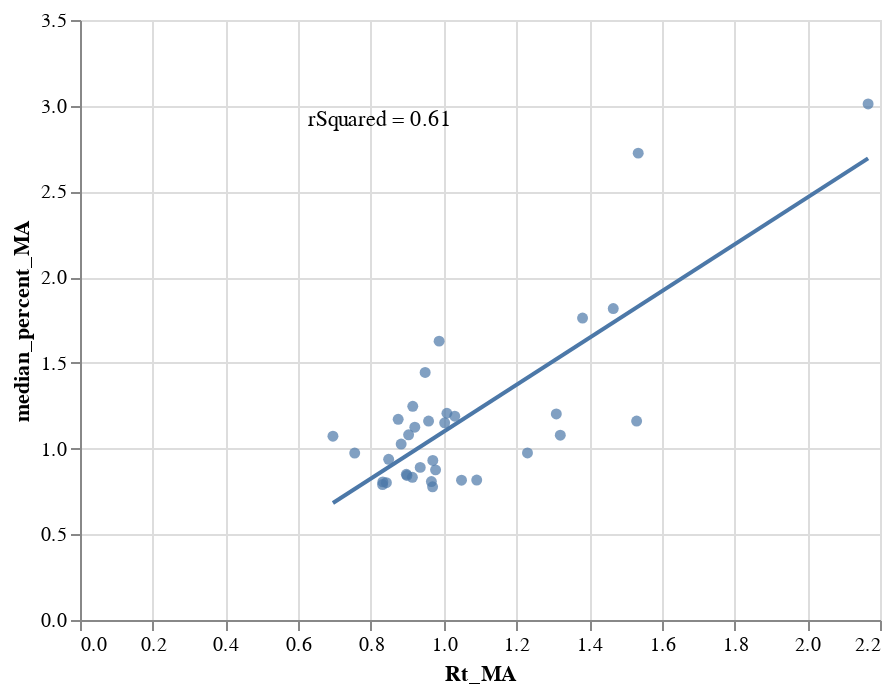

Notebook code cell kept with this figure:
### Code cell
chart = alt.Chart(combinded_ne_and_sims).mark_circle().encode(
        alt.X('Rt_MA'),
        y='median_percent_MA'
)

final = chart + chart.transform_regression('Rt_MA','median_percent_MA').mark_line() + chart.transform_regression('Rt_MA','median_percent_MA', groupby=["sampling"], params = True).mark_text().encode(
    x=alt.value(150),  # pixels from left
    y=alt.value(50),  # pixels from top
    text='params:N',
).transform_calculate(
    params='"rSquared = " + round((datum.rSquared) * 100)/100 ')

final
#chart +text+  chart.transform_regression('log_I','median_Ne_log_MA').mark_line()

### Figure 1 — Vega-Lite specification as saved in the notebook (floating-point values rounded to 4 significant figures)
{"config": {"view": {"continuousWidth": 400, "continuousHeight": 300}}, "layer": [{"mark": "circle", "encoding": {"x": {"field": "Rt_MA", "type": "quantitative"}, "y": {"field": "median_percent_MA", "type": "quantitative"}}}, {"mark": "line", "encoding": {"x": {"field": "Rt_MA", "type": "quantitative"}, "y": {"field": "median_percent_MA", "type": "quantitative"}}, "transform": [{"on": "Rt_MA", "regression": "median_percent_MA"}]}, {"mark": "text", "encoding": {"text": {"field": "params", "type": "nominal"}, "x": {"value": 150}, "y": {"value": 50}}, "transform": [{"on": "Rt_MA", "regression": "median_percent_MA", "groupby": ["sampling"], "params": true}, {"calculate": "\"rSquared = \" + round((datum.rSquared) * 100)/100 ", "as": "params"}]}], "data": {"name": "data-648c5219a71bf6279fd2febb811b256f"}, "$schema": "https://vega.github.io/schema/vega-lite/v4.17.0.json", "datasets": {"data-648c5219a71bf6279fd2febb811b256f": [{"week_time": 1.5, "diff_intro": 1.988, "I": 24.37, "log_I": 3.193, "diff": 27.93, "Rt": 2.167, "Rt_MA": 2.167, "interval": "35", "mean_percent": 6.049, "median_percent": 5.382, "upper_hpd_log_95": 13.84, "lower_hpd_log_95": -0.3578, "upper_hpd_log_50": 6.667, "lower_hpd_log_50": 1.691, "new_interval": 1.5, "mean_percent_MA": 3.261, "median_percent_MA": 3.01, "upper_hpd_log_95_MA": 6.338, "lower_hpd_log_95_MA": 0.6962, "upper_hpd_log_50_MA": 3.537, "lower_hpd_log_50_MA": 1.587}, {"week_time": 2.5, "diff_intro": 1.261, "I": 23.05, "log_I": 3.138, "diff": -2.902, "Rt": 0.9029, "Rt_MA": 1.535, "interval": "34", "mean_percent": 1.816, "median_percent": 1.778, "upper_hpd_log_95": 2.525, "lower_hpd_log_95": 1.156, "upper_hpd_log_50": 1.93, "lower_hpd_log_50": 1.49, "new_interval": 2.5, "mean_percent_MA": 2.923, "median_percent_MA": 2.723, "upper_hpd_log_95_MA": 5.401, "lower_hpd_log_95_MA": 0.8518, "upper_hpd_log_50_MA": 3.153, "lower_hpd_log_50_MA": 1.591}, {"week_time": 3.5, "diff_intro": 2.401, "I": 27.37, "log_I": 3.31, "diff": 8.974, "Rt": 1.329, "Rt_MA": 1.466, "interval": "33", "mean_percent": 1.918, "median_percent": 1.871, "upper_hpd_log_95": 2.643, "lower_hpd_log_95": 1.291, "upper_hpd_log_50": 2.013, "lower_hpd_log_50": 1.58, "new_interval": 3.5, "mean_percent_MA": 1.857, "median_percent_MA": 1.817, "upper_hpd_log_95_MA": 2.54, "lower_hpd_log_95_MA": 1.265, "upper_hpd_log_50_MA": 1.956, "lower_hpd_log_50_MA": 1.547}, {"week_time": 4.5, "diff_intro": 1.715, "I": 29.36, "log_I": 3.38, "diff": 3.657, "Rt": 1.129, "Rt_MA": 1.382, "interval": "32", "mean_percent": 1.908, "median_percent": 1.862, "upper_hpd_log_95": 2.59, "lower_hpd_log_95": 1.319, "upper_hpd_log_50": 2.002, "lower_hpd_log_50": 1.601, "new_interval": 4.5, "mean_percent_MA": 1.797, "median_percent_MA": 1.761, "upper_hpd_log_95_MA": 2.432, "lower_hpd_log_95_MA": 1.26, "upper_hpd_log_50_MA": 1.891, "lower_hpd_log_50_MA": 1.517}, {"week_time": 5.5, "diff_intro": 1.928, "I": 22.71, "log_I": 3.123, "diff": -13.41, "Rt": 0.5895, "Rt_MA": 0.9876, "interval": "31", "mean_percent": 1.784, "median_percent": 1.755, "upper_hpd_log_95": 2.401, "lower_hpd_log_95": 1.293, "upper_hpd_log_50": 1.879, "lower_hpd_log_50": 1.519, "new_interval": 5.5, "mean_percent_MA": 1.653, "median_percent_MA": 1.627, "upper_hpd_log_95_MA": 2.221, "lower_hpd_log_95_MA": 1.171, "upper_hpd_log_50_MA": 1.75, "lower_hpd_log_50_MA": 1.415}, {"week_time": 6.5, "diff_intro": 1.974, "I": 19.55, "log_I": 2.973, "diff": -7.798, "Rt": 0.7494, "Rt_MA": 0.9492, "interval": "30", "mean_percent": 1.576, "median_percent": 1.558, "upper_hpd_log_95": 2.095, "lower_hpd_log_95": 1.138, "upper_hpd_log_50": 1.671, "lower_hpd_log_50": 1.369, "new_interval": 6.5, "mean_percent_MA": 1.459, "median_percent_MA": 1.444, "upper_hpd_log_95_MA": 1.953, "lower_hpd_log_95_MA": 1.021, "upper_hpd_log_50_MA": 1.565, "lower_hpd_log_50_MA": 1.265}, {"week_time": 7.5, "diff_intro": 3.19, "I": 21.69, "log_I": 3.077, "diff": 5.397, "Rt": 1.193, "Rt_MA": 0.9151, "interval": "29", "mean_percent": 1.344, "median_percent": 1.332, "upper_hpd_log_95": 1.798, "lower_hpd_log_95": 0.9354, "upper_hpd_log_50": 1.449, "lower_hpd_log_50": 1.17, "new_interval": 7.5, "mean_percent_MA": 1.254, "median_percent_MA": 1.247, "upper_hpd_log_95_MA": 1.683, "lower_hpd_log_95_MA": 0.8342, "upper_hpd_log_50_MA": 1.366, "lower_hpd_log_50_MA": 1.091}, {"week_time": 8.5, "diff_intro": 1.873, "I": 12.65, "log_I": 2.538, "diff": -28.11, "Rt": 0.2509, "Rt_MA": 0.6956, "interval": "28", "mean_percent": 1.132, "median_percent": 1.132, "upper_hpd_log_95": 1.518, "lower_hpd_log_95": 0.7193, "upper_hpd_log_50": 1.261, "lower_hpd_log_50": 1.002, "new_interval": 8.5, "mean_percent_MA": 1.074, "median_percent_MA": 1.072, "upper_hpd_log_95_MA": 1.465, "lower_hpd_log_95_MA": 0.6656, "upper_hpd_log_50_MA": 1.193, "lower_hpd_log_50_MA": 0.931}, {"week_time": 9.5, "diff_intro": 1.448, "I": 14.1, "log_I": 2.646, "diff": 5.651, "Rt": 1.202, "Rt_MA": 0.8488, "interval": "27", "mean_percent": 0.9647, "median_percent": 0.9657, "upper_hpd_log_95": 1.32, "lower_hpd_log_95": 0.544, "upper_hpd_log_50": 1.082, "lower_hpd_log_50": 0.8247, "new_interval": 9.5, "mean_percent_MA": 0.9348, "median_percent_MA": 0.9372, "upper_hpd_log_95_MA": 1.297, "lower_hpd_log_95_MA": 0.5323, "upper_hpd_log_50_MA": 1.064, "lower_hpd_log_50_MA": 0.8103}, {"week_time": 10.5, "diff_intro": 2.307, "I": 13.71, "log_I": 2.618, "diff": -1.45, "Rt": 0.9509, "Rt_MA": 0.8992, "interval": "26", "mean_percent": 0.8557, "median_percent": 0.8598, "upper_hpd_log_95": 1.223, "lower_hpd_log_95": 0.4638, "upper_hpd_log_50": 0.9812, "lower_hpd_log_50": 0.7277, "new_interval": 10.5, "mean_percent_MA": 0.8399, "median_percent_MA": 0.8432, "upper_hpd_log_95_MA": 1.194, "lower_hpd_log_95_MA": 0.4536, "upper_hpd_log_50_MA": 0.9651, "lower_hpd_log_50_MA": 0.7187}, {"week_time": 11.5, "diff_intro": 2.371, "I": 13.13, "log_I": 2.575, "diff": -2.25, "Rt": 0.9243, "Rt_MA": 0.8321, "interval": "25", "mean_percent": 0.7867, "median_percent": 0.7919, "upper_hpd_log_95": 1.128, "lower_hpd_log_95": 0.4021, "upper_hpd_log_50": 0.9313, "lower_hpd_log_50": 0.687, "new_interval": 11.5, "mean_percent_MA": 0.7863, "median_percent_MA": 0.7904, "upper_hpd_log_95_MA": 1.136, "lower_hpd_log_95_MA": 0.4163, "upper_hpd_log_50_MA": 0.92, "lower_hpd_log_50_MA": 0.6807}, {"week_time": 12.5, "diff_intro": 2.143, "I": 11.68, "log_I": 2.458, "diff": -6.1, "Rt": 0.8011, "Rt_MA": 0.9696, "interval": "24", "mean_percent": 0.7525, "median_percent": 0.7555, "upper_hpd_log_95": 1.105, "lower_hpd_log_95": 0.4047, "upper_hpd_log_50": 0.866, "lower_hpd_log_50": 0.6353, "new_interval": 12.5, "mean_percent_MA": 0.7737, "median_percent_MA": 0.7769, "upper_hpd_log_95_MA": 1.121, "lower_hpd_log_95_MA": 0.4164, "upper_hpd_log_50_MA": 0.9063, "lower_hpd_log_50_MA": 0.6724}, {"week_time": 13.5, "diff_intro": 1.567, "I": 9.451, "log_I": 2.246, "diff": -11.05, "Rt": 0.6547, "Rt_MA": 0.8328, "interval": "23", "mean_percent": 0.75, "median_percent": 0.7545, "upper_hpd_log_95": 1.088, "lower_hpd_log_95": 0.3946, "upper_hpd_log_50": 0.9014, "lower_hpd_log_50": 0.6725, "new_interval": 13.5, "mean_percent_MA": 0.8051, "median_percent_MA": 0.8056, "upper_hpd_log_95_MA": 1.158, "lower_hpd_log_95_MA": 0.4616, "upper_hpd_log_50_MA": 0.9291, "lower_hpd_log_50_MA": 0.6985}, {"week_time": 14.5, "diff_intro": 1.402, "I": 12.35, "log_I": 2.514, "diff": 13.97, "Rt": 1.531, "Rt_MA": 0.9778, "interval": "22", "mean_percent": 0.8055, "median_percent": 0.8056, "upper_hpd_log_95": 1.162, "lower_hpd_log_95": 0.4644, "upper_hpd_log_50": 0.9264, "lower_hpd_log_50": 0.6945, "new_interval": 14.5, "mean_percent_MA": 0.8793, "median_percent_MA": 0.8758, "upper_hpd_log_95_MA": 1.233, "lower_hpd_log_95_MA": 0.5312, "upper_hpd_log_50_MA": 1.0, "lower_hpd_log_50_MA": 0.768}, {"week_time": 15.5, "diff_intro": 2.255, "I": 19.24, "log_I": 2.957, "diff": 23.1, "Rt": 1.935, "Rt_MA": 1.231, "interval": "21", "mean_percent": 0.9124, "median_percent": 0.9069, "upper_hpd_log_95": 1.276, "lower_hpd_log_95": 0.5829, "upper_hpd_log_50": 1.023, "lower_hpd_log_50": 0.7914, "new_interval": 15.5, "mean_percent_MA": 0.9834, "median_percent_MA": 0.9745, "upper_hpd_log_95_MA": 1.357, "lower_hpd_log_95_MA": 0.6317, "upper_hpd_log_50_MA": 1.089, "lower_hpd_log_50_MA": 0.8526}, {"week_time": 16.5, "diff_intro": 1.564, "I": 21.0, "log_I": 3.045, "diff": 4.568, "Rt": 1.162, "Rt_MA": 1.321, "interval": "20", "mean_percent": 1.049, "median_percent": 1.036, "upper_hpd_log_95": 1.405, "lower_hpd_log_95": 0.683, "upper_hpd_log_50": 1.151, "lower_hpd_log_50": 0.9133, "new_interval": 16.5, "mean_percent_MA": 1.092, "median_percent_MA": 1.078, "upper_hpd_log_95_MA": 1.481, "lower_hpd_log_95_MA": 0.7273, "upper_hpd_log_50_MA": 1.192, "lower_hpd_log_50_MA": 0.95}, {"week_time": 17.5, "diff_intro": 2.05, "I": 26.99, "log_I": 3.296, "diff": 13.08, "Rt": 1.494, "Rt_MA": 1.531, "interval": "19", "mean_percent": 1.166, "median_percent": 1.149, "upper_hpd_log_95": 1.585, "lower_hpd_log_95": 0.7967, "upper_hpd_log_50": 1.255, "lower_hpd_log_50": 1.011, "new_interval": 17.5, "mean_percent_MA": 1.176, "median_percent_MA": 1.16, "upper_hpd_log_95_MA": 1.576, "lower_hpd_log_95_MA": 0.8068, "upper_hpd_log_50_MA": 1.27, "lower_hpd_log_50_MA": 1.024}, {"week_time": 18.5, "diff_intro": 1.025, "I": 21.74, "log_I": 3.079, "diff": -11.3, "Rt": 0.6475, "Rt_MA": 1.31, "interval": "18", "mean_percent": 1.24, "median_percent": 1.219, "upper_hpd_log_95": 1.659, "lower_hpd_log_95": 0.8466, "upper_hpd_log_50": 1.34, "lower_hpd_log_50": 1.084, "new_interval": 18.5, "mean_percent_MA": 1.217, "median_percent_MA": 1.202, "upper_hpd_log_95_MA": 1.626, "lower_hpd_log_95_MA": 0.8568, "upper_hpd_log_50_MA": 1.3, "lower_hpd_log_50_MA": 1.056}, {"week_time": 19.5, "diff_intro": 1.887, "I": 18.51, "log_I": 2.918, "diff": -8.377, "Rt": 0.7321, "Rt_MA": 1.009, "interval": "17", "mean_percent": 1.25, "median_percent": 1.236, "upper_hpd_log_95": 1.657, "lower_hpd_log_95": 0.9012, "upper_hpd_log_50": 1.332, "lower_hpd_log_50": 1.086, "new_interval": 19.5, "mean_percent_MA": 1.217, "median_percent_MA": 1.206, "upper_hpd_log_95_MA": 1.611, "lower_hpd_log_95_MA": 0.8579, "upper_hpd_log_50_MA": 1.307, "lower_hpd_log_50_MA": 1.066}, {"week_time": 20.5, "diff_intro": 1.759, "I": 21.12, "log_I": 3.05, "diff": 6.879, "Rt": 1.248, "Rt_MA": 1.031, "interval": "16", "mean_percent": 1.213, "median_percent": 1.203, "upper_hpd_log_95": 1.604, "lower_hpd_log_95": 0.883, "upper_hpd_log_50": 1.274, "lower_hpd_log_50": 1.041, "new_interval": 20.5, "mean_percent_MA": 1.196, "median_percent_MA": 1.189, "upper_hpd_log_95_MA": 1.581, "lower_hpd_log_95_MA": 0.8512, "upper_hpd_log_50_MA": 1.289, "lower_hpd_log_50_MA": 1.055}, {"week_time": 21.5, "diff_intro": 2.125, "I": 19.61, "log_I": 2.976, "diff": -3.854, "Rt": 0.872, "Rt_MA": 0.875, "interval": "15", "mean_percent": 1.166, "median_percent": 1.165, "upper_hpd_log_95": 1.523, "lower_hpd_log_95": 0.801, "upper_hpd_log_50": 1.282, "lower_hpd_log_50": 1.052, "new_interval": 21.5, "mean_percent_MA": 1.176, "median_percent_MA": 1.171, "upper_hpd_log_95_MA": 1.553, "lower_hpd_log_95_MA": 0.8241, "upper_hpd_log_50_MA": 1.274, "lower_hpd_log_50_MA": 1.041}, {"week_time": 22.5, "diff_intro": 1.073, "I": 19.42, "log_I": 2.966, "diff": -0.533, "Rt": 0.9818, "Rt_MA": 0.9586, "interval": "14", "mean_percent": 1.154, "median_percent": 1.152, "upper_hpd_log_95": 1.539, "lower_hpd_log_95": 0.8199, "upper_hpd_log_50": 1.27, "lower_hpd_log_50": 1.039, "new_interval": 22.5, "mean_percent_MA": 1.166, "median_percent_MA": 1.161, "upper_hpd_log_95_MA": 1.548, "lower_hpd_log_95_MA": 0.8037, "upper_hpd_log_50_MA": 1.27, "lower_hpd_log_50_MA": 1.034}, {"week_time": 23.5, "diff_intro": 2.159, "I": 18.43, "log_I": 2.914, "diff": -2.712, "Rt": 0.9091, "Rt_MA": 1.003, "interval": "13", "mean_percent": 1.17, "median_percent": 1.162, "upper_hpd_log_95": 1.545, "lower_hpd_log_95": 0.7924, "upper_hpd_log_50": 1.27, "lower_hpd_log_50": 1.032, "new_interval": 23.5, "mean_percent_MA": 1.158, "median_percent_MA": 1.15, "upper_hpd_log_95_MA": 1.547, "lower_hpd_log_95_MA": 0.7909, "upper_hpd_log_50_MA": 1.259, "lower_hpd_log_50_MA": 1.019}, {"week_time": 24.5, "diff_intro": 1.849, "I": 17.61, "log_I": 2.868, "diff": -2.381, "Rt": 0.92, "Rt_MA": 0.9207, "interval": "12", "mean_percent": 1.176, "median_percent": 1.163, "upper_hpd_log_95": 1.585, "lower_hpd_log_95": 0.8016, "upper_hpd_log_50": 1.259, "lower_hpd_log_50": 1.015, "new_interval": 24.5, "mean_percent_MA": 1.134, "median_percent_MA": 1.125, "upper_hpd_log_95_MA": 1.527, "lower_hpd_log_95_MA": 0.7607, "upper_hpd_log_50_MA": 1.231, "lower_hpd_log_50_MA": 0.9889}, {"week_time": 25.5, "diff_intro": 1.834, "I": 15.69, "log_I": 2.753, "diff": -6.017, "Rt": 0.8037, "Rt_MA": 0.9037, "interval": "11", "mean_percent": 1.132, "median_percent": 1.124, "upper_hpd_log_95": 1.518, "lower_hpd_log_95": 0.7498, "upper_hpd_log_50": 1.235, "lower_hpd_log_50": 0.9893, "new_interval": 25.5, "mean_percent_MA": 1.089, "median_percent_MA": 1.08, "upper_hpd_log_95_MA": 1.493, "lower_hpd_log_95_MA": 0.7206, "upper_hpd_log_50_MA": 1.189, "lower_hpd_log_50_MA": 0.9428}, {"week_time": 26.5, "diff_intro": 2.745, "I": 14.81, "log_I": 2.695, "diff": -2.997, "Rt": 0.8998, "Rt_MA": 0.8831, "interval": "10", "mean_percent": 1.057, "median_percent": 1.05, "upper_hpd_log_95": 1.46, "lower_hpd_log_95": 0.699, "upper_hpd_log_50": 1.16, "lower_hpd_log_50": 0.9194, "new_interval": 26.5, "mean_percent_MA": 1.033, "median_percent_MA": 1.026, "upper_hpd_log_95_MA": 1.437, "lower_hpd_log_95_MA": 0.6609, "upper_hpd_log_50_MA": 1.142, "lower_hpd_log_50_MA": 0.8938}, {"week_time": 27.5, "diff_intro": 1.885, "I": 9.888, "log_I": 2.291, "diff": -21.07, "Rt": 0.3983, "Rt_MA": 0.7554, "interval": "9", "mean_percent": 0.9905, "median_percent": 0.9842, "upper_hpd_log_95": 1.407, "lower_hpd_log_95": 0.6321, "upper_hpd_log_50": 1.101, "lower_hpd_log_50": 0.8475, "new_interval": 27.5, "mean_percent_MA": 0.9802, "median_percent_MA": 0.974, "upper_hpd_log_95_MA": 1.39, "lower_hpd_log_95_MA": 0.6056, "upper_hpd_log_50_MA": 1.089, "lower_hpd_log_50_MA": 0.8401}, {"week_time": 28.5, "diff_intro": 2.044, "I": 14.43, "log_I": 2.669, "diff": 19.69, "Rt": 1.779, "Rt_MA": 0.9702, "interval": "8", "mean_percent": 0.9516, "median_percent": 0.9465, "upper_hpd_log_95": 1.36, "lower_hpd_log_95": 0.5626, "upper_hpd_log_50": 1.073, "lower_hpd_log_50": 0.819, "new_interval": 28.5, "mean_percent_MA": 0.9369, "median_percent_MA": 0.9309, "upper_hpd_log_95_MA": 1.354, "lower_hpd_log_95_MA": 0.5558, "upper_hpd_log_50_MA": 1.049, "lower_hpd_log_50_MA": 0.7962}, {"week_time": 29.5, "diff_intro": 1.7, "I": 11.75, "log_I": 2.464, "diff": -10.67, "Rt": 0.6652, "Rt_MA": 0.9356, "interval": "7", "mean_percent": 0.9216, "median_percent": 0.9153, "upper_hpd_log_95": 1.331, "lower_hpd_log_95": 0.5286, "upper_hpd_log_50": 1.023, "lower_hpd_log_50": 0.7744, "new_interval": 29.5, "mean_percent_MA": 0.8978, "median_percent_MA": 0.8903, "upper_hpd_log_95_MA": 1.322, "lower_hpd_log_95_MA": 0.4987, "upper_hpd_log_50_MA": 1.013, "lower_hpd_log_50_MA": 0.7532}, {"week_time": 30.5, "diff_intro": 2.157, "I": 10.11, "log_I": 2.313, "diff": -7.873, "Rt": 0.7471, "Rt_MA": 0.8975, "interval": "6", "mean_percent": 0.8841, "median_percent": 0.8776, "upper_hpd_log_95": 1.319, "lower_hpd_log_95": 0.4998, "upper_hpd_log_50": 0.9983, "lower_hpd_log_50": 0.7441, "new_interval": 30.5, "mean_percent_MA": 0.8601, "median_percent_MA": 0.8497, "upper_hpd_log_95_MA": 1.309, "lower_hpd_log_95_MA": 0.4368, "upper_hpd_log_50_MA": 0.9755, "lower_hpd_log_50_MA": 0.7008}, {"week_time": 31.5, "diff_intro": 1.766, "I": 11.09, "log_I": 2.406, "diff": 4.851, "Rt": 1.172, "Rt_MA": 1.091, "interval": "5", "mean_percent": 0.8338, "median_percent": 0.8217, "upper_hpd_log_95": 1.279, "lower_hpd_log_95": 0.4038, "upper_hpd_log_50": 0.9591, "lower_hpd_log_50": 0.6755, "new_interval": 31.5, "mean_percent_MA": 0.8316, "median_percent_MA": 0.8162, "upper_hpd_log_95_MA": 1.324, "lower_hpd_log_95_MA": 0.3585, "upper_hpd_log_50_MA": 0.9551, "lower_hpd_log_50_MA": 0.648}, {"week_time": 32.5, "diff_intro": 1.377, "I": 9.772, "log_I": 2.28, "diff": -6.609, "Rt": 0.7855, "Rt_MA": 0.8426, "interval": "4", "mean_percent": 0.801, "median_percent": 0.7843, "upper_hpd_log_95": 1.307, "lower_hpd_log_95": 0.315, "upper_hpd_log_50": 0.9214, "lower_hpd_log_50": 0.6093, "new_interval": 32.5, "mean_percent_MA": 0.8242, "median_percent_MA": 0.8011, "upper_hpd_log_95_MA": 1.397, "lower_hpd_log_95_MA": 0.2613, "upper_hpd_log_50_MA": 0.9598, "lower_hpd_log_50_MA": 0.5961}, {"week_time": 33.5, "diff_intro": 1.952, "I": 10.66, "log_I": 2.366, "diff": 4.519, "Rt": 1.16, "Rt_MA": 0.9663, "interval": "3", "mean_percent": 0.8076, "median_percent": 0.7813, "upper_hpd_log_95": 1.391, "lower_hpd_log_95": 0.2155, "upper_hpd_log_50": 0.9418, "lower_hpd_log_50": 0.563, "new_interval": 33.5, "mean_percent_MA": 0.8429, "median_percent_MA": 0.8076, "upper_hpd_log_95_MA": 1.554, "lower_hpd_log_95_MA": 0.1651, "upper_hpd_log_50_MA": 0.9903, "lower_hpd_log_50_MA": 0.5508}, {"week_time": 34.5, "diff_intro": 2.119, "I": 11.13, "log_I": 2.409, "diff": 2.251, "Rt": 1.078, "Rt_MA": 1.049, "interval": "2", "mean_percent": 0.8543, "median_percent": 0.8173, "upper_hpd_log_95": 1.61, "lower_hpd_log_95": 0.1109, "upper_hpd_log_50": 1.017, "lower_hpd_log_50": 0.5366, "new_interval": 34.5, "mean_percent_MA": 0.8568, "median_percent_MA": 0.8154, "upper_hpd_log_95_MA": 1.636, "lower_hpd_log_95_MA": 0.1151, "upper_hpd_log_50_MA": 1.013, "lower_hpd_log_50_MA": 0.5314}, {"week_time": 35.5, "diff_intro": 1.643, "I": 8.865, "log_I": 2.182, "diff": -11.85, "Rt": 0.6321, "Rt_MA": 0.9141, "interval": "1", "mean_percent": 0.9086, "median_percent": 0.8475, "upper_hpd_log_95": 1.908, "lower_hpd_log_95": 0.01878, "upper_hpd_log_50": 1.081, "lower_hpd_log_50": 0.4945, "new_interval": 35.5, "mean_percent_MA": 0.8814, "median_percent_MA": 0.8324, "upper_hpd_log_95_MA": 1.759, "lower_hpd_log_95_MA": 0.06485, "upper_hpd_log_50_MA": 1.049, "lower_hpd_log_50_MA": 0.5155}]}}
